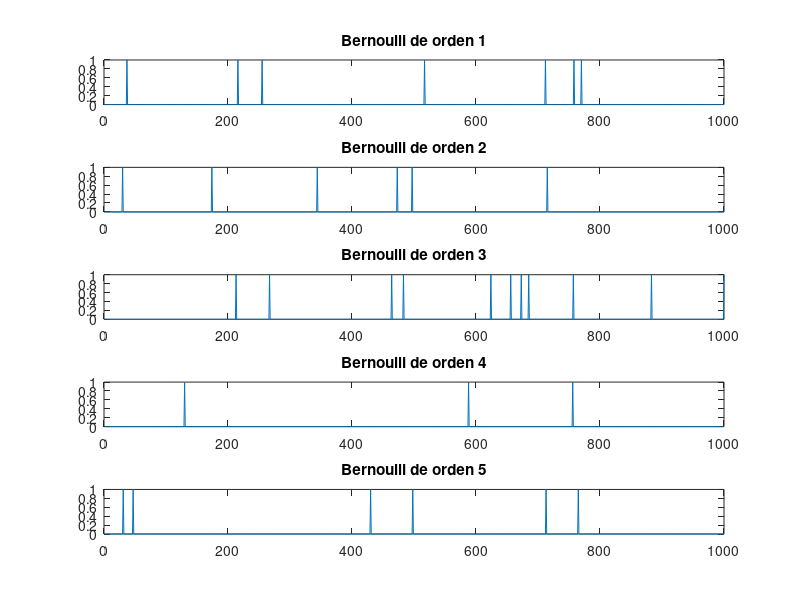
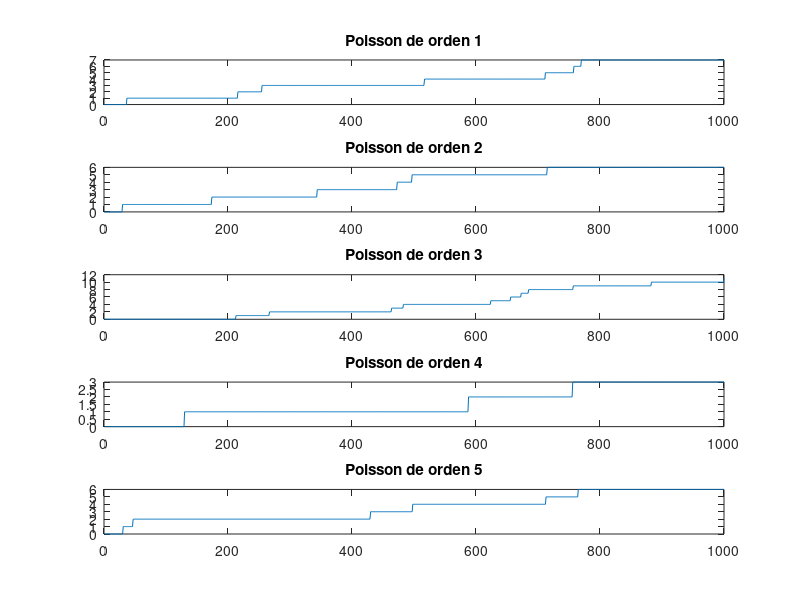

These charts were generated, in order, by the following MATLAB code:
close all
clear all

n = 1000;
m = 2000;

lambda = 0.5;
T = 10;

delta = T/n;

p = lambda*delta;

X = zeros(1, n);

for i = 1:m
    Xi = binornd(1, p, 1, n);
    X(i, :) = Xi;
end


% Grafico las primeras 5 Binomiales para ver cómo tiene que ser el Proceso de Poisson
figure();
for i = 1:5
    subplot(5, 1, i);
    plot(X(i, :));
    title(['Bernoulli de orden ', num2str(i)]);
end

Poisson = zeros(5, n);

for i = 1:5
    for j = 1:n
        if X(i, j) == 1 && j == 0
            Poisson(i, j) = 1;
        end
        if X(i, j) == 1
            Poisson(i, j) = Poisson(i, j-1) + 1;
        elseif j > 1
            Poisson(i, j) = Poisson(i, j-1);
        end
    end
end

% Grafico las primeras 5 Poisson
figure();
for i = 1:5
    subplot(5, 1, i);
    plot(Poisson(i, :));
    title(['Poisson de orden ', num2str(i)]);
end

